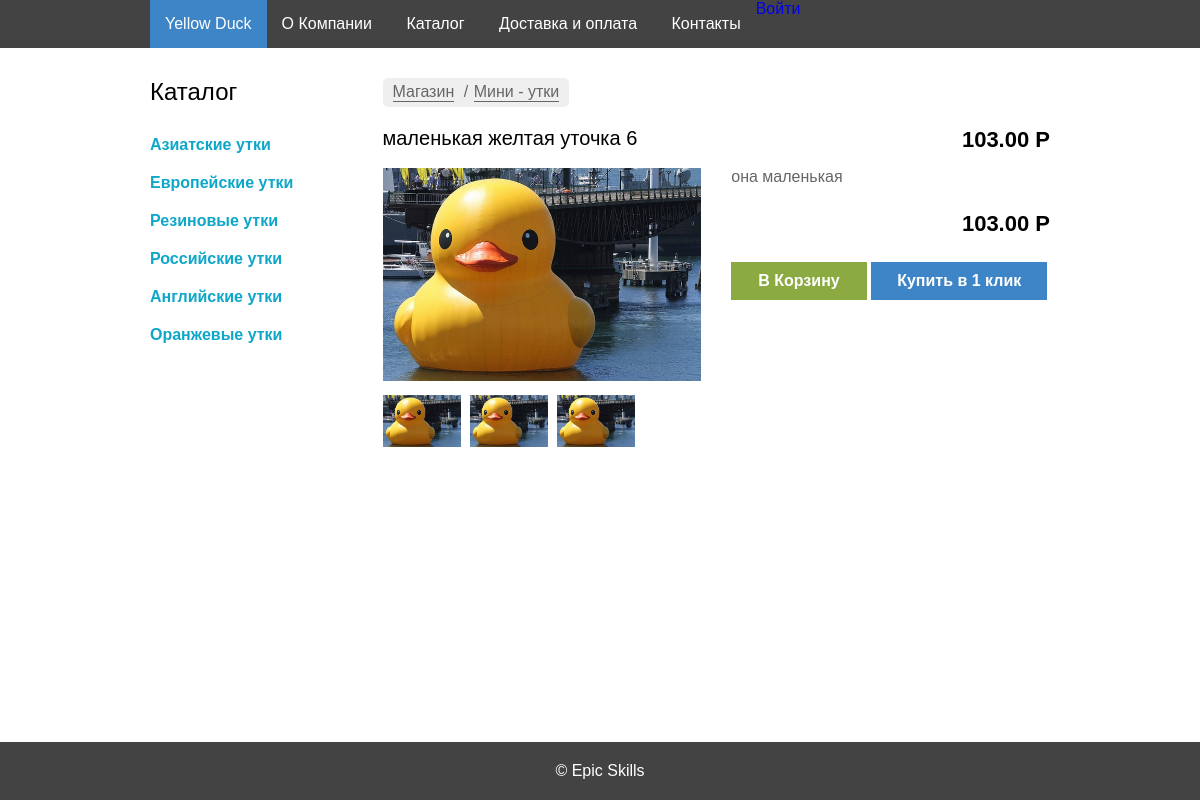
The app's page /product/?id=4 with its own data.
### tables this page shows
CREATE TABLE `categories` ( 
	`id` Int( 11 ) AUTO_INCREMENT NOT NULL, 
	`title` VarChar( 255 ) NOT NULL,
	 PRIMARY KEY ( `id` )
 )
CHARACTER SET = utf8
COLLATE = utf8_general_ci;

CREATE TABLE `products` ( 
	`id` Int( 11 ) AUTO_INCREMENT NOT NULL, 
	`title` VarChar( 255 ) NOT NULL, 
	`description` Text NULL, 
	`price` Double( 7, 2 ) NOT NULL, 
	`image_id` Int( 11 ) NOT NULL DEFAULT '1', 
	`created_at` DateTime NULL, 
	`updated_at` DateTime NOT NULL, 
	`category_id` Int( 11 ) NULL,
	 PRIMARY KEY ( `id` )
 )
CHARACTER SET = utf8
COLLATE = utf8_general_ci;

CREATE TABLE `images` ( 
	`id` Int( 11 ) AUTO_INCREMENT NOT NULL, 
	`photo` VarChar( 255 ) NOT NULL, 
	`created_at` DateTime NULL, 
	`updated_at` DateTime NULL,
	 PRIMARY KEY ( `id` )
 )
CHARACTER SET = utf8
COLLATE = utf8_general_ci;

### src/autoload.php (called while the page is built, shortened)
<?php
function autoload($className) {
    $src_path = __DIR__ . '/../src/';
    $className = ltrim($className, '\\');
    $fileName  = '';
    if ($lastNsPos = strrpos($className, '\\')) {
        $namespace = substr($className, 0, $lastNsPos);
        $className = substr($className, $lastNsPos + 1);
        $fileName  = str_replace('\\', DIRECTORY_SEPARATOR, $namespace) . DIRECTORY_SEPARATOR;
    }
    $fileName .= str_replace('_', DIRECTORY_SEPARATOR, $className) . '.php';
}

### src/App/DB/Connection.php (called while the page is built, shortened)
<?php
class Connection {
    private $connection;
    public function __construct($username,$password) {
        try {
            $this->connection = new \PDO(
                'mysql:host=localhost;dbname=duck_store;charset=utf8',
                $username,
                $password
            );
        } catch (Exception $e) {
            die($e->getMessage());
        }
    }
    public function prepare($sql) {
        return $this->connection->prepare($sql);
    }
}

### src/App/DB/Categories.php (called while the page is built, shortened)
<?php
class Categories {
    public static function getAll(Connection $connection) {
        $cat_stmt = $connection->prepare("SELECT * FROM `categories`");
        $cat_stmt->execute();
        return $cat_stmt->fetchAll(\PDO::FETCH_ASSOC);
    }
}

### src/App/DB/Products.php (called while the page is built, shortened)
<?php
class Products {
    public static function get($id, Connection $connection) {
        $statement = $connection->prepare('SELECT p.id, p.title, p.description, p.price, i.photo
 FROM `products` p INNER JOIN `images` i ON p.image_id = i.id WHERE p.id = :id');
        $statement->execute([':id' => $id]);
        return $statement->fetch(\PDO::FETCH_ASSOC);
    }
}

### src/templates/_menu.php (the view)
<aside class="column column3">
	<h2>Каталог</h2>
	<ul>
        <?php
        foreach($categories as $_category){
            echo "<li><a href='"
                .\App\Utilities\Options::URL
                ."/category/?id="
                .$_category['id']."'>"
                .$_category['title']."</a></li>";
        }
        ?>
	</ul>
</aside>

### src/templates/_item-page.php
<div class=" row clearfix item-heading">
    <h1 class="item-name column column6"><?=$product['title'];?></h1>
    <p class="price column column6"><?=$product['price'];?> P</p>
</div>
<div class="row clearfix">
    <div class="column column6">
        <div class="item-gallery">
           <img src="<?=$product['photo'];?>" alt="уточка">
            <div class="small-images">
                <img src="<?= \App\Utilities\Options::ASSETS_PATH ?>img/item.jpeg" alt="уточка">
                <img src="<?= \App\Utilities\Options::ASSETS_PATH ?>img/item.jpeg" alt="уточка">
                <img src="<?= \App\Utilities\Options::ASSETS_PATH ?>img/item.jpeg" alt="уточка">
            </div>
        </div>
    </div>
    <div class="column column6">
        <p class="item-description">
            <?=$product['description'];?>
        </p>
        <p class="price"><?=$product['price'];?> P</p>
        <div class="order-btns">
            <a href="" class="btn-basket">В Корзину</a>
            <a href="" class="btn-click">Купить в 1 клик</a>
        </div>
    </div>
</div>

### web/css/style.css (style rules this page uses)
* { margin: 0; padding: 0; -webkit-box-sizing: border-box; -moz-box-sizing: border-box; box-sizing: border-box; }
body { background-color: #fff; width: 100%; }
.clearfix::after { content: ''; display: table; clear: both; }
.row { margin-left: -15px; margin-right: -15px; }
.column { position: relative; min-height: 1px; padding-left: 15px; padding-right: 15px; float: left; }
.column3 { width: 25%; }
.column6 { width: 50%; }
a { text-decoration: none; }
li { list-style-type: none; }
p { font-size: 16px; }
h1,h2,h3 { font-weight: normal; }
h2 { font-size: 24px; margin-bottom: 20px; }
nav li,nav li a,.btn-basket { display: inline-block; }
aside a { display: block; color: #0ea7c9; padding: 10px 0; font-size: 16px; font-weight: bold; }
.btn-basket { background-color: #8bab42; color: #fff; padding: 10px 27px; font-weight: bold; }
.item-heading { margin-bottom: 15px; }
.item-heading h1 { margin: 0; float: left; font-size: 20px; font-weight: normal; }
.item-heading p { float: right; }
.price { text-align: right; font-weight: bold; font-size: 22px; }
.item-gallery>img { width: 100%; height: 213px; margin-bottom: 10px; }
.small-images img { width: 78px; margin-right: 5px; }
.item-description { color: #666; margin-bottom: 25px; }
.order-btns { margin-top: 25px; }
.btn-click { display: inline-block; padding: 10px 26px; background-color: #3d85c6; color: #fff; font-weight: bold; }

### records on screen
categories: title "Азиатские утки"
categories: title "Европейские утки"
categories: title "Резиновые утки"
categories: title "Российские утки"
categories: title "Английские утки"
categories: title "Оранжевые утки"
products: title "маленькая желтая уточка 6", price "103.00", image.photo (picture), description "она маленькая"
